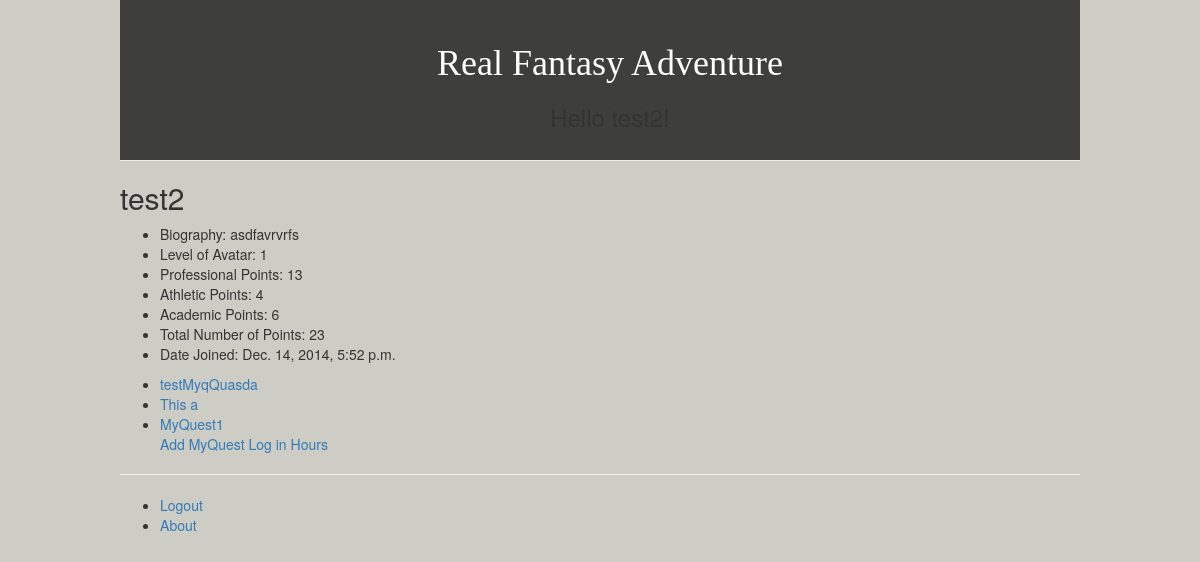
Page /real_fantasy_adventure_app/avatar/test2/ (signed in) on the committed database.
### real_fantasy_adventure_app/models.py (models this page shows, shortened)
class Avatar(models.Model):
	user = models.OneToOneField(User)
	nickname = models.CharField(max_length=80)
	bio = models.TextField()
	confirm = models.BooleanField(default=False)
	level = models.IntegerField(default=1)
	num_professional_points = models.IntegerField(default=0)
	num_athletic_points = models.IntegerField(default=0)
	num_academic_points = models.IntegerField(default=0)
	created_date = models.DateTimeField(auto_now_add=True)
	modified_date = models.DateTimeField(auto_now=True)
	slug = models.SlugField(max_length=80, unique=True)
	objects = AvatarQuerySet.as_manager()
	def get_total_points(self):
		return self.num_professional_points + self.num_athletic_points + self.num_academic_points
	class Meta:
		verbose_name = "Avatar Entry"
		verbose_name_plural = "Avatar Entries"
		ordering = ["-level"]

class MyQuest(models.Model):
	avatar = models.ForeignKey(Avatar)
	title = models.CharField(max_length=256)
	description = models.TextField()
	publish = models.BooleanField(default=False)
	req_professional_points = models.IntegerField(default=1)
	req_athletic_points = models.IntegerField(default=1)
	req_academic_points = models.IntegerField(default=1)
	slug = models.SlugField(max_length=200, unique=True)
	created_date = models.DateTimeField(auto_now_add=True)
	modified_date = models.DateTimeField(auto_now=True)
	objects = MyQuestQuerySet.as_manager()
	class Meta:
		verbose_name = "MyQuest Entry"
		verbose_name_plural = "MyQuest Entries"
		ordering = ["-created_date"]

### real_fantasy_adventure_app/views.py (the view)
# urls.py: url(r'^avatar/(?P<avatar_name_slug>[\w\-]+)/$', views.avatarProfile, name='avatar'),
@login_required(login_url='/real_fantasy_adventure_app/notLoggedIn/')
def avatarProfile(request, avatar_name_slug):
    context_dict = {}
    current_user = request.user
    try:
        avatar = Avatar.objects.get(slug=avatar_name_slug)
    except Avatar.DoesNotExist:
        pass
    context_dict['avatar'] = avatar
    context_dict['avatar_name'] = avatar.nickname
    context_dict['avatar_name_slug'] = avatar_name_slug
    context_dict['avatar_bio'] = avatar.bio
    context_dict['avatar_level'] = avatar.level
    context_dict['avatar_num_professional_points'] = avatar.num_professional_points
    context_dict['avatar_num_athletic_points'] = avatar.num_athletic_points
    context_dict['avatar_num_academic_points'] = avatar.num_academic_points
    context_dict['avatar_created_date'] = avatar.created_date
    context_dict['avatar_total_points'] = avatar.get_total_points()
    if (avatar.user == current_user):
        is_users_avatar = avatar.nickname
        context_dict['is_users_avatar'] = is_users_avatar
        myQuests = MyQuest.objects.filter(avatar=avatar)
        context_dict['myQuests'] = myQuests
        return render(request, 'real_fantasy_adventure_app/avatarProfile.html', context_dict)
    else:
        return render(request, 'real_fantasy_adventure_app/avatarProfile.html', context_dict)

### templates/real_fantasy_adventure_app/avatarProfile.html (shortened to what this page needs)
{% extends 'real_fantasy_adventure_app/base.html/' %}
{% load static %}
{% block body_block %}
    <h2>{{ avatar_name }}</h2>
        {% if avatar %}
            <ul>
                <li> Biography: {{ avatar_bio }} </li>
                <li> Level of Avatar: {{ avatar_level }} </li>
                <li> Professional Points: {{ avatar_num_professional_points }} </li>
                <li> Athletic Points: {{ avatar_num_athletic_points }} </li>
                <li> Academic Points: {{ avatar_num_academic_points }} </li>
                <li> Total Number of Points: {{ avatar_total_points }}</li>
                <li> Date Joined: {{ avatar_created_date }} </li>
            </ul>
            {% if is_users_avatar %}
                {% if myQuests %}
                <ul>
                    {% for myQuest in myQuests %}
                    <li><a href="/real_fantasy_adventure_app/avatar/{{ avatar_name_slug }}/{{ myQuest.slug }}">{{ myQuest.title }}</a></li>
                    {% endfor %}
                    <a href="/real_fantasy_adventure_app/avatar/{{ avatar_name_slug }}/add_myQuest">Add MyQuest</a>
                    <a href="/real_fantasy_adventure_app/avatar/{{ avatar_name_slug }}/statChange">Log in Hours</a>
                </ul>
                {% endif %}
            {% endif %}
        {% else %}
            The specified avatar {{ avatar_name }} does not exist!
        {% endif %}
{% endblock %}

### static/css/real_fantasy_adventure_base.css (style rules this page uses)
body { background-color: #CDCDC5; padding-left: 10%; padding-right: 10%; }

### rows in the picture
Avatar: nickname "test2", bio "asdfavrvrfs", created_date "Dec. 14, 2014, 5:52 p.m."
MyQuest: title "testMyqQuasda"
MyQuest: title "This a"
MyQuest: title "MyQuest1"

### other values in the picture
{{ avatar_level }} "1"
{{ avatar_num_professional_points }} "13"
{{ avatar_num_athletic_points }} "4"
{{ avatar_num_academic_points }} "6"
{{ avatar_total_points }} "23"
